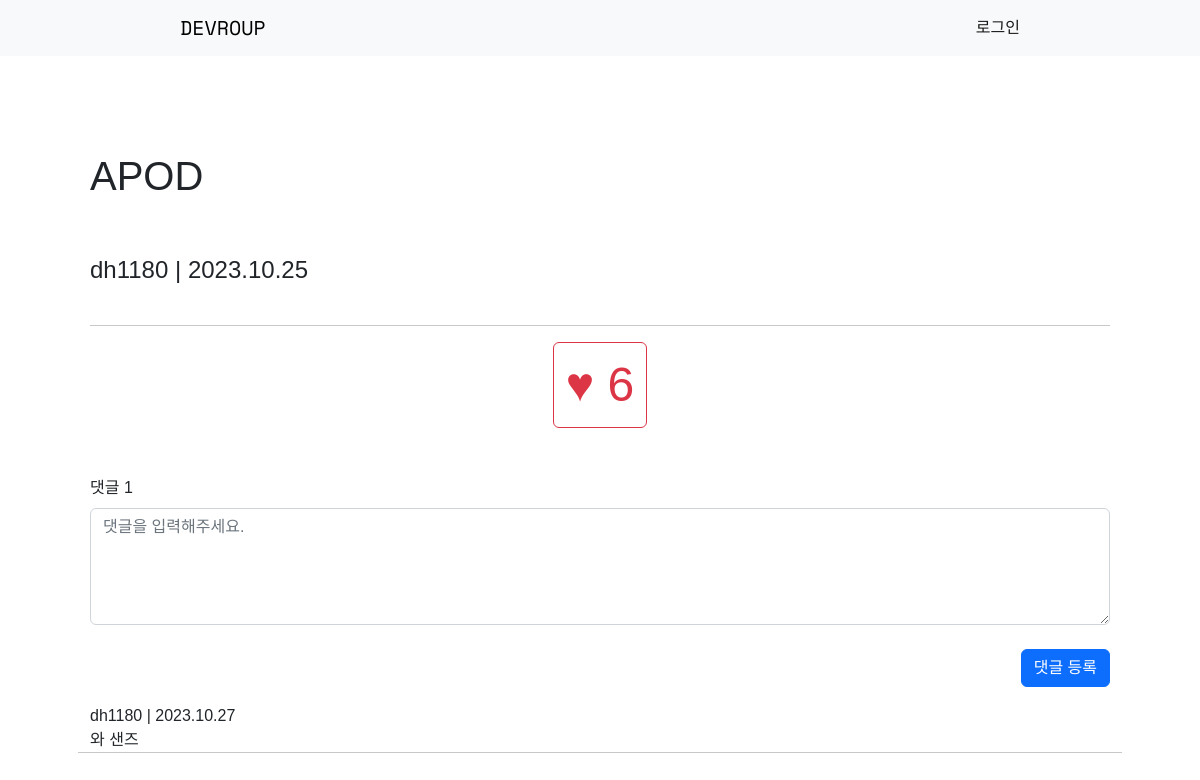
The app's page /post/7/, older data.
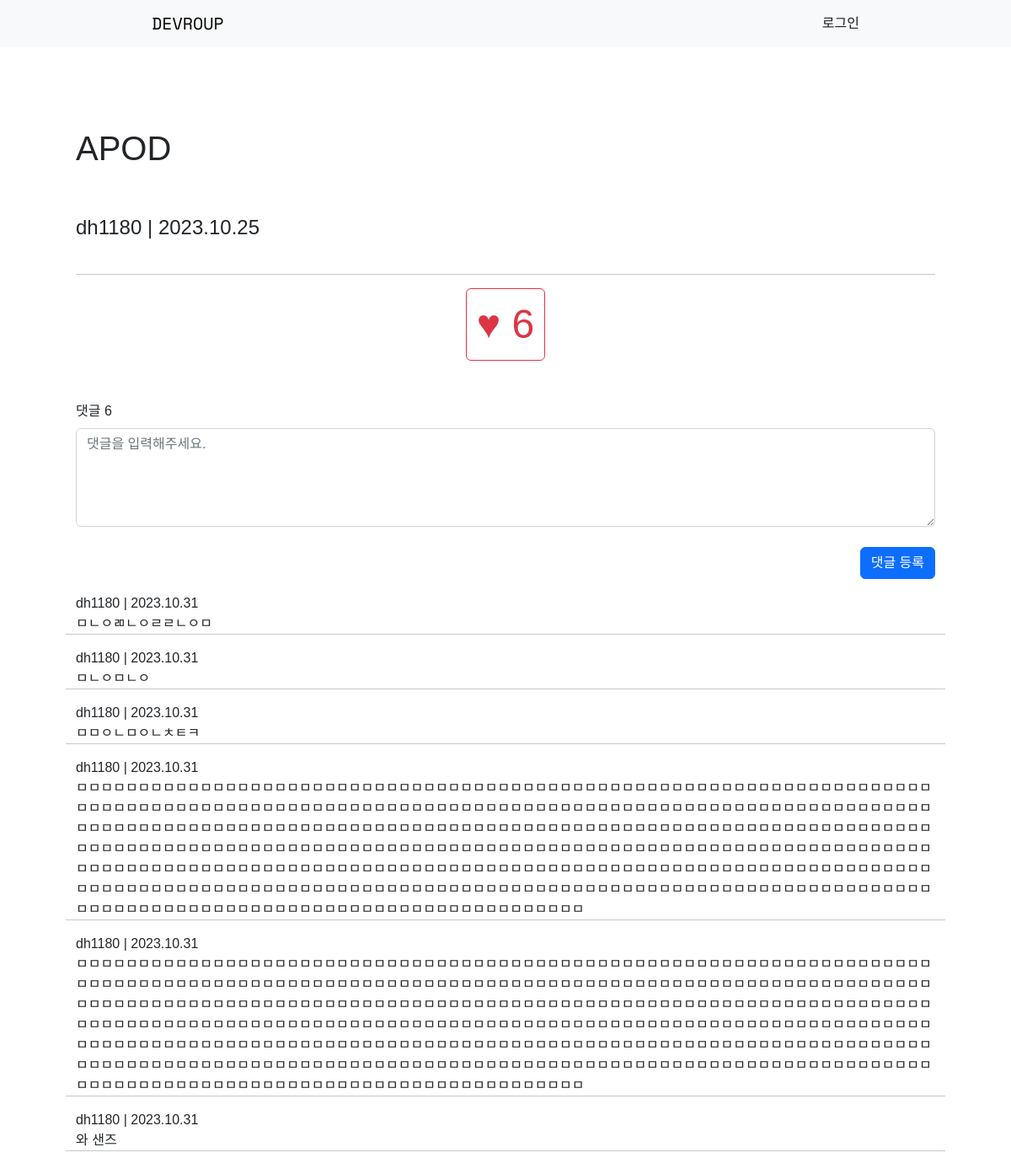
The same page, newer data.
### community/models.py (models this page shows)
class Comment(models.Model):
    post = models.ForeignKey(Post, on_delete=models.CASCADE)
    author = models.CharField(max_length=30, null=True)
    content = models.TextField()
    date = models.DateTimeField(auto_now_add=True)
    def __str__(self):
        return self.content

### community/views.py (the view)
# urls.py: path('post/<int:pk>/', views.post_detail, name='post_detail'),
def post_detail(request, pk):
    post = get_object_or_404(Post, pk=pk)
    post.hit += 1
    post.save()
    comments = Comment.objects.filter(post__pk=pk).order_by('-date')
    if request.method == 'POST':
        if request.user.is_authenticated:
            post.like += 1
            post.save()
        else:
            messages.warning(request, "로그인 후 다시 시도해 주세요.")
    return render(request, 'community/post_detail.html', {'post': post, 'comments': comments})

### community/models.py (called while the page is built)
    def md(self):
        return markdown(self.content)

### community/templates/community/post_detail.html (shortened to what this page needs)
{% extends 'community/base.html' %} {% block content %}
<br /><br /><br /><br />
<div class="container">
    <div class="ms-5 me-5">
        <div class="row">
            <div class="col-12 mb-5">
                <h1>
                    {{ post.title }}
                </h1>
            </div>
        </div>
        <div class="row">
            <div class="col-12 mb-3">
                <h4>
                    {{ post.author }} | {{ post.date | date:'Y.m.d' }}
                </h4>
            </div>
        </div>
        <hr />
        <form action="" method="POST" class="mb-5">
            <div class="text-center">
                <button type="submit" class="btn btn-outline-danger" style="font-size: 300%;">
                    ♥ {{ post.like }}
                </button>
            </div>
        </form>
        <div class="row">
            <form
                action="{% url 'community:comment_create' pk=post.pk %}"
                method="POST"
                class="mb-0"
            >
                <label for="comment" class="form-label">댓글 {{ comments|length }}</label>
                <textarea
                    class="form-control h-75"
                    id="comment"
                    placeholder="댓글을 입력해주세요."
                    name="content"
                ></textarea>
                <br />
                <input type="submit" class="float-end btn btn-primary" value="댓글 등록" />
            </form>
        </div>
        <br /><br /><br />
        <div class="row">
                {% for comment in comments %}
            <div class="col-12">
                {{ comment.author }} | {{ comment.date | date:'Y.m.d'}}
                <br />
                {{ comment }}
            </div>
            <hr />
            {% endfor %}
        </div>
        <br /><br />
    </div>
</div>
{% endblock content %}

Row changes from the older to the newer data that the page shows:
removed Comment: author "dh1180", date "2023.10.27", content "와 샌즈"
added Comment: author "dh1180", date "2023.10.31", content "ㅁㄴㅇㄻㄴㅇㄹㄹㄴㅇㅁ"
added Comment: author "dh1180", date "2023.10.31", content "ㅁㄴㅇㅁㄴㅇ"
added Comment: author "dh1180", date "2023.10.31", content "ㅁㅁㅇㄴㅁㅇㄴㅊㅌㅋ"
added Comment: author "dh1180", date "2023.10.31", content "ㅁㅁㅁㅁㅁㅁㅁㅁㅁㅁㅁㅁㅁㅁㅁㅁㅁㅁㅁㅁㅁㅁㅁㅁㅁㅁㅁㅁㅁㅁㅁㅁㅁㅁㅁㅁㅁㅁㅁㅁㅁㅁㅁㅁㅁㅁㅁㅁㅁㅁㅁㅁㅁㅁㅁㅁㅁㅁㅁㅁㅁㅁㅁㅁㅁㅁㅁㅁㅁㅁㅁㅁㅁㅁㅁㅁㅁㅁㅁㅁㅁㅁㅁㅁㅁㅁㅁㅁㅁㅁㅁㅁㅁㅁㅁㅁㅁㅁㅁㅁㅁㅁㅁㅁㅁㅁㅁㅁㅁㅁㅁㅁㅁㅁㅁㅁㅁㅁㅁㅁㅁㅁㅁㅁㅁㅁㅁㅁㅁㅁㅁㅁㅁㅁㅁㅁㅁㅁㅁㅁㅁㅁㅁㅁㅁㅁㅁㅁㅁㅁㅁㅁㅁㅁㅁㅁㅁㅁㅁㅁㅁㅁㅁㅁㅁㅁㅁㅁㅁㅁㅁㅁㅁㅁㅁㅁㅁㅁㅁㅁㅁㅁㅁㅁㅁㅁㅁㅁㅁㅁㅁㅁㅁㅁㅁㅁㅁㅁㅁㅁㅁㅁㅁㅁㅁㅁㅁㅁㅁㅁㅁㅁㅁㅁㅁㅁㅁㅁㅁㅁㅁㅁㅁㅁㅁㅁㅁㅁㅁㅁㅁㅁㅁㅁㅁㅁㅁㅁㅁㅁㅁㅁㅁㅁㅁㅁㅁㅁㅁㅁㅁㅁㅁㅁㅁㅁㅁㅁㅁㅁㅁㅁㅁㅁㅁㅁㅁㅁㅁㅁㅁㅁㅁㅁㅁㅁㅁㅁㅁㅁㅁㅁㅁㅁㅁㅁㅁㅁㅁㅁㅁㅁㅁㅁㅁㅁㅁㅁㅁㅁㅁㅁㅁㅁㅁㅁㅁㅁㅁㅁㅁㅁㅁㅁㅁㅁㅁㅁㅁㅁㅁㅁㅁㅁㅁㅁㅁㅁㅁㅁㅁㅁㅁㅁㅁㅁㅁㅁㅁㅁㅁㅁㅁㅁㅁㅁㅁㅁㅁㅁㅁㅁㅁㅁㅁㅁㅁㅁㅁㅁㅁㅁㅁㅁㅁㅁㅁㅁㅁㅁㅁㅁㅁㅁㅁㅁㅁㅁㅁㅁㅁㅁㅁㅁㅁㅁㅁㅁㅁㅁㅁㅁㅁㅁㅁㅁㅁㅁㅁㅁㅁㅁㅁㅁㅁㅁㅁㅁㅁㅁㅁㅁㅁㅁㅁㅁㅁㅁㅁㅁㅁㅁㅁㅁㅁㅁㅁㅁㅁㅁㅁㅁㅁㅁㅁㅁㅁㅁㅁㅁㅁㅁㅁㅁㅁㅁㅁㅁㅁㅁㅁㅁㅁㅁㅁ"
added Comment: author "dh1180", date "2023.10.31", content "ㅁㅁㅁㅁㅁㅁㅁㅁㅁㅁㅁㅁㅁㅁㅁㅁㅁㅁㅁㅁㅁㅁㅁㅁㅁㅁㅁㅁㅁㅁㅁㅁㅁㅁㅁㅁㅁㅁㅁㅁㅁㅁㅁㅁㅁㅁㅁㅁㅁㅁㅁㅁㅁㅁㅁㅁㅁㅁㅁㅁㅁㅁㅁㅁㅁㅁㅁㅁㅁㅁㅁㅁㅁㅁㅁㅁㅁㅁㅁㅁㅁㅁㅁㅁㅁㅁㅁㅁㅁㅁㅁㅁㅁㅁㅁㅁㅁㅁㅁㅁㅁㅁㅁㅁㅁㅁㅁㅁㅁㅁㅁㅁㅁㅁㅁㅁㅁㅁㅁㅁㅁㅁㅁㅁㅁㅁㅁㅁㅁㅁㅁㅁㅁㅁㅁㅁㅁㅁㅁㅁㅁㅁㅁㅁㅁㅁㅁㅁㅁㅁㅁㅁㅁㅁㅁㅁㅁㅁㅁㅁㅁㅁㅁㅁㅁㅁㅁㅁㅁㅁㅁㅁㅁㅁㅁㅁㅁㅁㅁㅁㅁㅁㅁㅁㅁㅁㅁㅁㅁㅁㅁㅁㅁㅁㅁㅁㅁㅁㅁㅁㅁㅁㅁㅁㅁㅁㅁㅁㅁㅁㅁㅁㅁㅁㅁㅁㅁㅁㅁㅁㅁㅁㅁㅁㅁㅁㅁㅁㅁㅁㅁㅁㅁㅁㅁㅁㅁㅁㅁㅁㅁㅁㅁㅁㅁㅁㅁㅁㅁㅁㅁㅁㅁㅁㅁㅁㅁㅁㅁㅁㅁㅁㅁㅁㅁㅁㅁㅁㅁㅁㅁㅁㅁㅁㅁㅁㅁㅁㅁㅁㅁㅁㅁㅁㅁㅁㅁㅁㅁㅁㅁㅁㅁㅁㅁㅁㅁㅁㅁㅁㅁㅁㅁㅁㅁㅁㅁㅁㅁㅁㅁㅁㅁㅁㅁㅁㅁㅁㅁㅁㅁㅁㅁㅁㅁㅁㅁㅁㅁㅁㅁㅁㅁㅁㅁㅁㅁㅁㅁㅁㅁㅁㅁㅁㅁㅁㅁㅁㅁㅁㅁㅁㅁㅁㅁㅁㅁㅁㅁㅁㅁㅁㅁㅁㅁㅁㅁㅁㅁㅁㅁㅁㅁㅁㅁㅁㅁㅁㅁㅁㅁㅁㅁㅁㅁㅁㅁㅁㅁㅁㅁㅁㅁㅁㅁㅁㅁㅁㅁㅁㅁㅁㅁㅁㅁㅁㅁㅁㅁㅁㅁㅁㅁㅁㅁㅁㅁㅁㅁㅁㅁㅁㅁㅁㅁㅁㅁㅁㅁㅁㅁㅁㅁㅁㅁㅁㅁㅁㅁㅁㅁㅁㅁㅁㅁㅁㅁㅁㅁㅁㅁㅁㅁㅁㅁ"
added Comment: author "dh1180", date "2023.10.31", content "와 샌즈"
Text that changed along with them:
{{ comments|length }}: "1" → "6"
